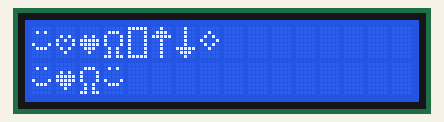
A sketch run on a simulated Arduino Uno, built with avr-gcc and run on an emulated ATmega328P. Parts: 16×2 character LCD.

Above: at 0.2 s.

The sketch:

sketch_apr10a-smileys.ino
```cpp
#include <Wire.h>  // Comes with Arduino IDE
// Get the LCD I2C Library here:
// https://bitbucket.org/fmalpartida/new...
// Move any other LCD libraries to another folder or delete them

#include <LiquidCrystal_I2C.h> // include LiquidCrystal_I2C library.

// Set the pins on the I2C chip used for LCD connections:
//                    addr, en,rw,rs,d4,d5,d6,d7,bl,blpol
LiquidCrystal_I2C lcd(0x3F, 2, 1, 0, 4, 5, 6, 7, 3, POSITIVE);  // Set the LCD I2C address

// Create a set of new characters
byte smiley[8] = {
  B00000,
  B01010,
  B00000,
  B00000,
  B10001,
  B01110,
  B00000,
  B00000
};

byte heart_h[8] = {
  B00000,
  B00000,
  B01010,
  B10101,
  B10001,
  B01010,
  B00100,
  B00000
};
byte heart_f[8] = {
  B00000,
  B00000,
  B01010,
  B11111,
  B11111,
  B01110,
  B00100,
  B00000
};
byte ohm[8] = {
  B00000,
  B01110,
  B10001,
  B10001,
  B10001,
  B01010,
  B01010,
  B11011
};
byte rect[8] = {
  B11111,
  B10001,
  B10001,
  B10001,
  B10001,
  B10001,
  B10001,
  B11111
};
byte arrow_u[8] = {
  B00100,
  B01110,
  B11111,
  B00100,
  B00100,
  B00100,
  B00100,
  B00100
};
byte arrow_d[8] = {
  B00100,
  B00100,
  B00100,
  B00100,
  B00100,
  B11111,
  B01110,
  B00100
};
byte diamond[8] = {
  B00000,
  B00100,
  B01010,
  B10001,
  B01010,
  B00100,
  B00000,
  B00000
};
int z=1;
void setup()
{
  Wire.begin();
  lcd.begin(16,2);   // Initialize LCD 2x16

lcd.createChar (0, smiley);    // load smiley to memory 0
  lcd.createChar (1, heart_h);    // load  heart_h to memory 1
  lcd.createChar (2, heart_f);  // load heart_f to memory 2
  lcd.createChar (3, ohm);     // load  ohm to memory 3
lcd.createChar (4, rect);     // load rect to memory 4
  lcd.createChar (5, arrow_u);     // load arrow_u to memory 5
  lcd.createChar (6, arrow_d);     // load arrow_d to memory 6
  lcd.createChar (7, diamond);     // load diamond to memory 7

lcd.clear();         //clear the screen
  lcd.backlight(); // turn on back light
  lcd.setCursor(0,0); //set cursor to upper left corner

lcd.print(char(0));     //display a smiley
 lcd.print(char(1));    //display a  hollow heart
 lcd.print(char(2));    //display a  filled heart
 lcd.print(char(3));   //display a ohm
 lcd.print(char(4)); //display a rectangle
 lcd.print(char(5)); //display a arrow
 lcd.print(char(6)); //display a rectangle
 lcd.print(char(7)); //display a arrow
}

void loop() {
z= z +1;
  lcd.setCursor(0,1); //set cursor to bottom left second line
  lcd.print(char(0));
  lcd.print(char(z));
  lcd.print(char(3));
  lcd.print(char(0));
  if (z==2)z=0;
  delay(500);

}
```
